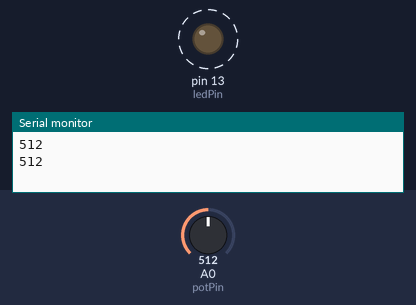
A sketch run on a simulated Arduino Uno, built with avr-gcc and run on an emulated ATmega328P. On the bench: output pins drawn as LEDs (lit = HIGH), the last lines printed to the serial monitor. Dashed ring = blinking. The test bench sets the inputs (shaded band); at power-on: A0 (potPin) = 512.

Above: at 1.8 s.
1.9 s: A0 (potPin) set to 306
At 2.2 s:
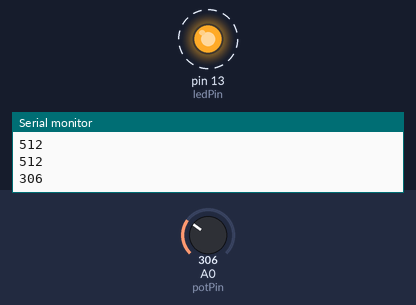
5.4 s: A0 (potPin) set to 122
At 5.56 s:
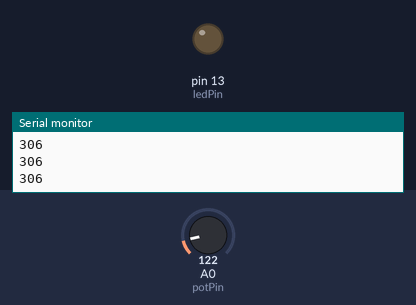
Timing chart, 0 to 14.9 s (numbered marks = the images above; inputs shaded):
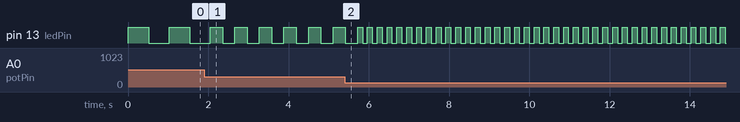

Measured:
- after the input at 1.9 s, pin 13 (ledPin): alternates HIGH for 0.31 s and LOW for 0.31 s, starting after 0.46 s
- by itself, pin 13 (ledPin): alternates HIGH for 0.51 s and LOW for 0.51 s

The sketch:

sketch6-1.ino
```cpp
int potPin = A0;
int ledPin = 13;
int val = 0;

void setup() {
    Serial.begin(9600);
    pinMode(potPin, INPUT);
    pinMode(ledPin, OUTPUT);
}

void loop() {
    val = analogRead(potPin);
    Serial.println(val);
    digitalWrite(ledPin, HIGH);
    delay(val);
    digitalWrite(ledPin, LOW);
    delay(val);
}
```
